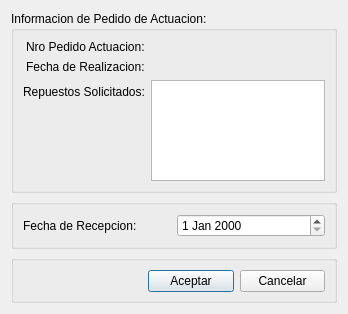
<?xml version="1.0" encoding="UTF-8"?>
<ui version="4.0">
 <class>DialogAsignarFechaRecepcionPedidoActuacion</class>
 <widget class="QDialog" name="DialogAsignarFechaRecepcionPedidoActuacion">
  <property name="geometry">
   <rect>
    <x>0</x>
    <y>0</y>
    <width>348</width>
    <height>314</height>
   </rect>
  </property>
  <property name="windowTitle">
   <string>Asignar Fecha de Recepcion a Pedido de Actuacion</string>
  </property>
  <layout class="QVBoxLayout" name="verticalLayout">
   <item>
    <widget class="QGroupBox" name="groupBox">
     <property name="title">
      <string>Informacion de Pedido de Actuacion:   </string>
     </property>
     <layout class="QFormLayout" name="formLayout">
      <property name="fieldGrowthPolicy">
       <enum>QFormLayout::AllNonFixedFieldsGrow</enum>
      </property>
      <property name="labelAlignment">
       <set>Qt::AlignRight|Qt::AlignTrailing|Qt::AlignVCenter</set>
      </property>
      <item row="0" column="0">
       <widget class="QLabel" name="label">
        <property name="text">
         <string>Nro Pedido Actuacion:</string>
        </property>
       </widget>
      </item>
      <item row="0" column="1">
       <widget class="QLabel" name="labelNroPedido">
        <property name="text">
         <string>&lt;nro pedido de actuacion&gt;</string>
        </property>
       </widget>
      </item>
      <item row="1" column="0">
       <widget class="QLabel" name="label_3">
        <property name="text">
         <string>Fecha de Realizacion:</string>
        </property>
       </widget>
      </item>
      <item row="1" column="1">
       <widget class="QLabel" name="labelFechaRealizacionPedido">
        <property name="text">
         <string>&lt;fecha de realizacion&gt;</string>
        </property>
       </widget>
      </item>
      <item row="2" column="0">
       <widget class="QLabel" name="label_5">
        <property name="text">
         <string>Repuestos Solicitados:</string>
        </property>
       </widget>
      </item>
      <item row="2" column="1">
       <widget class="QListWidget" name="listWidgetRepuestosDelPedido"/>
      </item>
     </layout>
    </widget>
   </item>
   <item>
    <widget class="QGroupBox" name="groupBox_2">
     <property name="title">
      <string/>
     </property>
     <layout class="QGridLayout" name="gridLayout">
      <item row="0" column="0">
       <widget class="QLabel" name="label_6">
        <property name="text">
         <string>Fecha de Recepcion:</string>
        </property>
       </widget>
      </item>
      <item row="0" column="1">
       <widget class="QDateEdit" name="dateEditFechaRecepcioPedido"/>
      </item>
     </layout>
    </widget>
   </item>
   <item>
    <widget class="QGroupBox" name="groupBoxButtonBox">
     <property name="title">
      <string/>
     </property>
     <layout class="QHBoxLayout" name="horizontalLayout_2">
      <property name="leftMargin">
       <number>134</number>
      </property>
      <property name="topMargin">
       <number>9</number>
      </property>
      <property name="rightMargin">
       <number>9</number>
      </property>
      <property name="bottomMargin">
       <number>8</number>
      </property>
      <item>
       <widget class="QPushButton" name="pushButtonAceptar">
        <property name="text">
         <string>Aceptar</string>
        </property>
       </widget>
      </item>
      <item>
       <widget class="QPushButton" name="pushButtonCancelar">
        <property name="text">
         <string>Cancelar</string>
        </property>
       </widget>
      </item>
     </layout>
    </widget>
   </item>
  </layout>
 </widget>
 <resources/>
 <connections/>
</ui>
